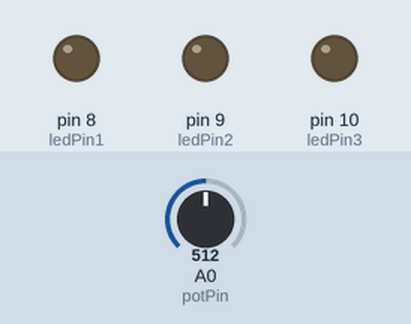
The sketch below on a simulated Arduino Uno, built with avr-gcc and run on an emulated ATmega328P. Shown: output pins drawn as LEDs (lit = HIGH). Dashed ring = blinking. Inputs (shaded band) come from the test bench; at power-on: A0 (potPin) = 512.

Above: at 4.1 s.
4.2 s: A0 (potPin) set to 122
At 4.8 s:
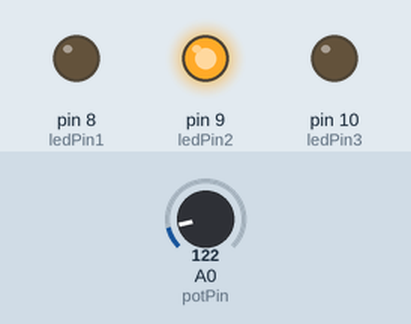
8.4 s: A0 (potPin) set to 0
At 8.77 s:
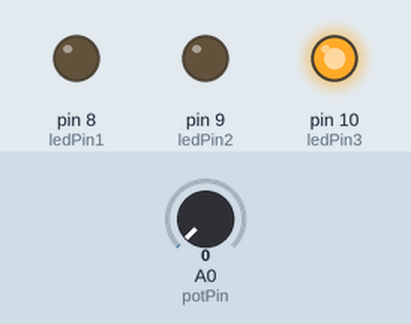
At 9.13 s:
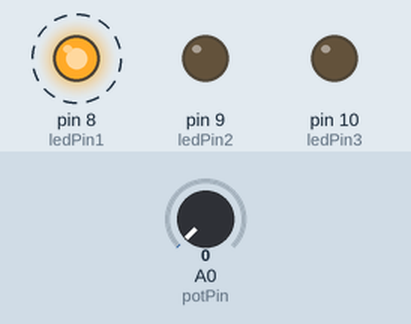
Timing chart, 0 to 18.6 s (numbered marks = the images above; inputs shaded):
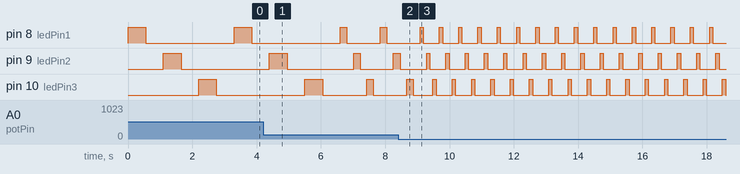

The sketch:

traffic_light_poten.ino
```cpp
const int potPin = A0; // Potentiometer connected to A0
const int ledPin1 = 8; // LED connected to digital pin 11
const int ledPin2 = 9; // LED connected to digital pin 11
const int ledPin3 = 10; // LED connected to digital pin 11

void setup() {
  pinMode(ledPin1, OUTPUT);
  pinMode(ledPin2, OUTPUT);
  pinMode(ledPin3, OUTPUT);
}
void loop() {
  // Read potentiometer value (0-1023)
  // Map to a delay range (100ms to 1000ms)
  int potValue = analogRead(potPin);
  int delayTime = map(potValue, 0, 1023, 100, 1000);
  digitalWrite(ledPin1, HIGH);
  delay(delayTime);
  digitalWrite(ledPin1, LOW);
  delay(delayTime);
  digitalWrite(ledPin2, HIGH);
  delay(delayTime);
  digitalWrite(ledPin2, LOW);
  delay(delayTime);
  digitalWrite(ledPin3, HIGH);
  delay(delayTime);
  digitalWrite(ledPin3, LOW);
  delay(delayTime);
}
```

Measured:
- after the input at 8.4 s, pin 8 (ledPin1): alternates HIGH for 0.10 s and LOW for 0.50 s, starting after 0.79 s
- by itself, pin 8 (ledPin1): alternates HIGH for 0.21 s and LOW for 1.0 s
- by itself, pin 9 (ledPin2): repeats every 0.60 s: HIGH 0.10 s, LOW 0.50 s
